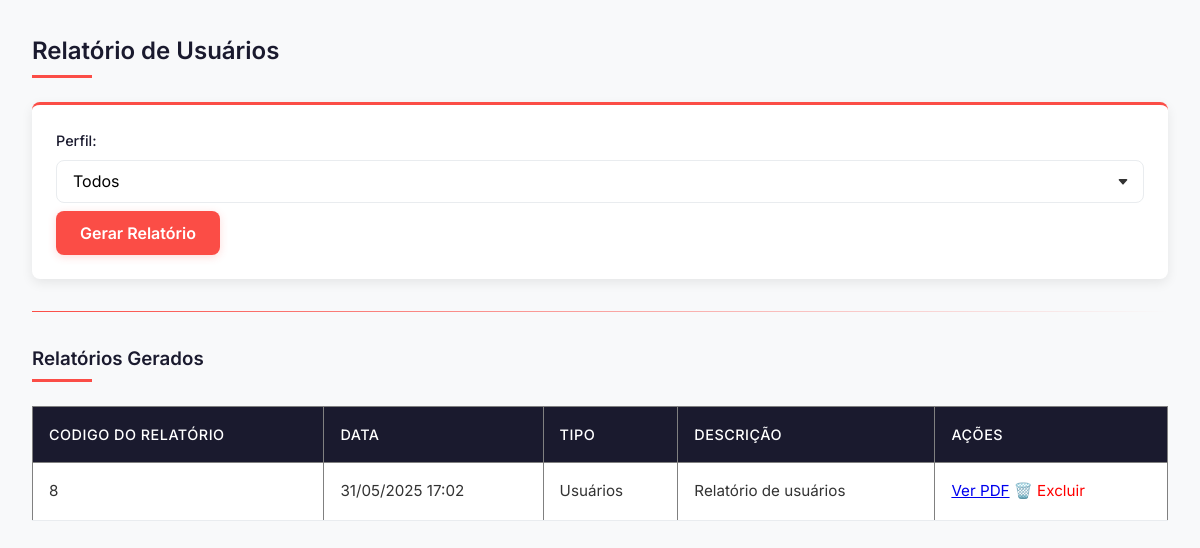
The page /gestor/relatorio/usuario/filtro_usuarios.php on the database as committed earlier.
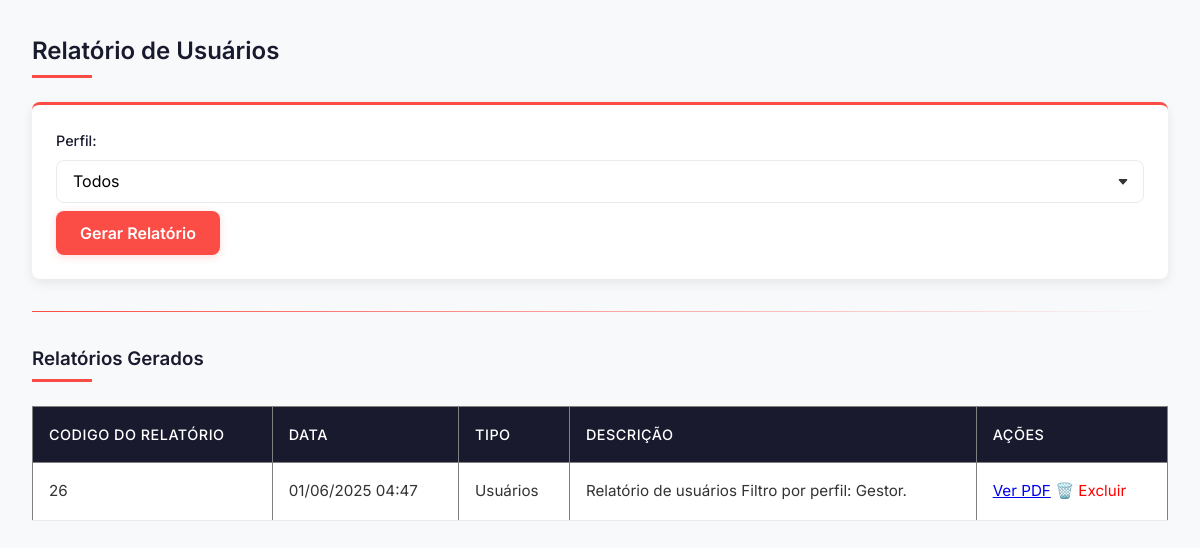
The same page on the database as committed later.
### tables this page shows
CREATE TABLE `relatorio` (
  `ID_Relatorio` int(11) NOT NULL,
  `Data_Relatorio` datetime NOT NULL,
  `Tipo_Relatorio` varchar(45) NOT NULL,
  `Descricao` text NOT NULL,
  `Arquivo` varchar(255) DEFAULT NULL
);

### gestor/relatorio/usuario/filtro_usuarios.php (the view, shortened to what this page needs)
<?php
require_once '../../../config/config.php';
$sql = "SELECT * FROM relatorio WHERE Tipo_Relatorio = 'Usuários' ORDER BY Data_Relatorio DESC";
$stmt = $pdo->prepare($sql);
$stmt->execute();
$relatorios = $stmt->fetchAll(PDO::FETCH_ASSOC);
?>
<!DOCTYPE html>
<html lang="en">
<head>
</head>
<h2>Relatório de Usuários</h2>
<form method="GET" action="relatorio_usuarios_pdf.php">
    <label for="perfil">Perfil:</label>
    <select name="perfil" id="perfil">
        <option value="">Todos</option>
    </select>
    <button type="submit">Gerar Relatório</button>
</form>
<hr>
<h3>Relatórios Gerados</h3>
<table border="1" cellpadding="5" cellspacing="0" style="border-collapse: collapse; width: 100%;">
    <thead>
        <tr>
            <th>Codigo do Relatório</th>
            <th>Data</th>
            <th>Tipo</th>
            <th>Descrição</th>
            <th>Ações</th>
        </tr>
    </thead>
<tbody>
    <?php if (count($relatorios) > 0): ?>
        <?php foreach ($relatorios as $rel): ?>
            <tr>
                <td><?= htmlspecialchars($rel['ID_Relatorio']) ?></td>
                <td><?= date('d/m/Y H:i', strtotime($rel['Data_Relatorio'])) ?></td>
                <td><?= htmlspecialchars($rel['Tipo_Relatorio']) ?></td>
                <td><?= htmlspecialchars($rel['Descricao']) ?></td>
                <td><a href="/HOTEL/relatorios/usuario/<?= htmlspecialchars($rel['Arquivo']) ?>" target="_blank">Ver PDF</a>
                    <a href="../../actions/excluir_relatorio.php?id=<?= $rel['ID_Relatorio'] ?>"
                       onclick="return confirm('Tem certeza que deseja excluir este relatório?')"
                       style="color: red; text-decoration: none;">
                        🗑️ Excluir
                    </a>
                </td>
            </tr>
        <?php endforeach; ?>
    <?php else: ?>
        <tr><td colspan="5" style="text-align:center;">Nenhum relatório gerado ainda.</td></tr>
    <?php endif; ?>
</tbody>
</table>

Rows that differ between the two databases and show on the page:
removed relatorio: ID_Relatorio "8", Data_Relatorio "31/05/2025 17:02", Tipo_Relatorio "Usuários", Descricao "Relatório de usuários"
added relatorio: ID_Relatorio "26", Data_Relatorio "01/06/2025 04:47", Tipo_Relatorio "Usuários", Descricao "Relatório de usuários Filtro por perfil: Gestor."
